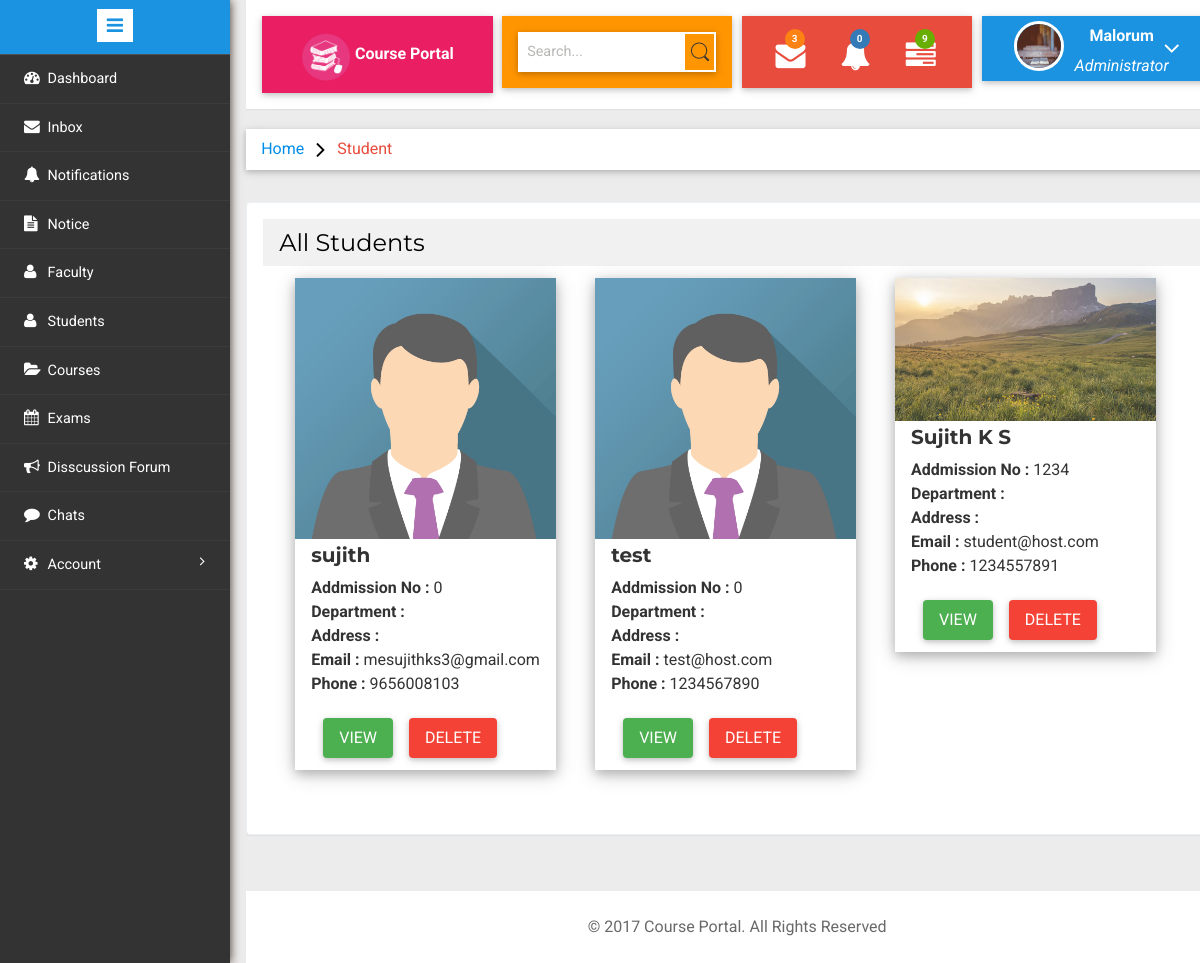
The page /admin/index.php?page=student (signed in) on the database its author committed.
### tables this page shows
CREATE TABLE `users` (
  `id` int(11) NOT NULL,
  `name` char(40) NOT NULL,
  `email` varchar(40) NOT NULL,
  `pass` varchar(40) NOT NULL,
  `type` varchar(10) NOT NULL,
  `mobile` bigint(11) NOT NULL,
  `gender` varchar(40) NOT NULL,
  `image` varchar(50) NOT NULL DEFAULT '../images/avatar.png',
  `dob` date NOT NULL,
  `join_date` datetime NOT NULL DEFAULT CURRENT_TIMESTAMP
);

CREATE TABLE `students` (
  `studentId` int(11) NOT NULL,
  `admno` int(11) NOT NULL,
  `dept` varchar(30) NOT NULL,
  `addrs` text NOT NULL,
  `status` varchar(20) NOT NULL DEFAULT 'incomplete'
);

### admin/student.php (the view)
<?php
    $card='<div class="w3-row-padding">';
    $count=0;
	$query="SELECT * FROM `students`,`users` WHERE `users`.id = `students`.studentId";
	$result = mysqli_query($con,$query) or die(mysqli_error());
    while($row=$result->fetch_assoc()){
        $count+=1;
        $sid=$row['id'];
        $card.='
                <div class="w3-third">
                    <div class="w3-card-4" style="width:92%;max-width:300px;margin-top:12px;">
                        <img src="'.getUserAvatar($sid).'" alt="Avatar" style="width:100%;opacity:0.85">
                        <div class="w3-container">
                            <h4><b>'.$row['name'].'</b></h4>
                            <p>
                                <strong>Addmission No : </strong>'.$row['admno'].'<br />
                                <strong>Department : </strong>'.$row['department'].'<br />
                                <strong>Address : </strong>'.$row['address'].'<br />
                                <strong>Email : </strong>'.$row['email'].'<br />
                                <strong>Phone : </strong>'.$row['mobile'].'
                            </p>
                            <a class="w3-button w3-green w3-hover-red w3-round w3-card-2" style="margin-left:12px;margin-top:12px;margin-bottom:12px" href="index.php?page=student-view.php?id='.$sid.'">VIEW</a>
                            <a class="w3-button w3-red w3-hover-yellow w3-round w3-card-2" style="margin-left:12px;margin-top:12px;margin-bottom:12px" href="">DELETE</a>
                        </div>
                     </div>
                </div>';
        if($count%3==0)
            $card.='
            </div>
            <div class="w3-row-padding">
            <br />';
    }
?>
<ol class="breadcrumb w3-card-2">
                <li class="breadcrumb-item"><a href="index.php">Home</a> <i class="fa fa-angle-right"></i> Student</li>
            </ol>
<div class="w3-card-4 validation-system validation-form">
<header class="w3-container w3-light-grey">
      <h3>All Students</h3>
    </header>
    <div class="w3-container">
        <?php echo $card; ?>
    </div>
</div><br />
</div>

### admin/index.php (shortened to what this page needs)
<?php
	$con = mysqli_connect("localhost","root","admin","asd-project");
	$query="SELECT * FROM `notification` WHERE user_to='1' AND status='active'";
	$result = mysqli_query($con,$query) or die(mysqli_error());
	$notifc=mysqli_num_rows($result);
	function getAvatar(){
		$aid=$_SESSION['user_id'];
		require('../connection.php');
		$query="SELECT * FROM `users` WHERE id=$aid";
        $result = mysqli_query($con,$query) or die(mysqli_error());
        $row=$result->fetch_assoc();
        return $row["image"];
	}
	function getUserAvatar($id){
		require('../connection.php');
		$query="SELECT * FROM `users` WHERE id=$id";
        $result = mysqli_query($con,$query) or die(mysqli_error());
        $row=$result->fetch_assoc();
        return $row["image"];
	}
?>
<!DOCTYPE HTML>
<html>
<head>
<link href="css/bootstrap.min.css" rel='stylesheet' type='text/css' />
<link href="../css/w3.css" rel='stylesheet' type='text/css' />
<link href="css/style.css" rel='stylesheet' type='text/css' />
<link rel="stylesheet" href="css/morris.css" type="text/css"/>
<link href="css/font-awesome.css" rel="stylesheet">
<link rel="stylesheet" href="css/icon-font.min.css" type='text/css' />
</head>
<body>
   <div class="page-container">
<div class="left-content">
	   <div class="mother-grid-inner">
				<div class="header-main">
					<div class="logo-w3-agile w3-pink w3-text-white w3-card-2">
								<img src="images/logo.png" width="50px" height="50px"><b>  Course Portal</b>
							</div>
					<div class="w3layouts-left w3-card-2">
								<div class="w3-search-box w3-card-2">
									<form action="#" method="post">
										<input type="text" placeholder="Search..." required="">
										<input type="submit" value="">
									</form>
								</div>
						 </div>
						 <div class="w3layouts-right w3-card-2">
							<div class="profile_details_left ">
								<ul class="nofitications-dropdown">
									<li class="dropdown head-dpdn">
										<a href="#" class="dropdown-toggle" data-toggle="dropdown" aria-expanded="false"><i class="fa fa-envelope"></i><span class="badge">3</span></a>
									</li>
									<li class="dropdown head-dpdn">
										<a href="#" class="dropdown-toggle" data-toggle="dropdown" aria-expanded="false"><i class="fa fa-bell"></i><span class="badge blue"><?php echo $notifc; ?></span></a>
									</li>
									<li class="dropdown head-dpdn">
										<a href="#" class="dropdown-toggle" data-toggle="dropdown" aria-expanded="false"><i class="fa fa-tasks"></i><span class="badge blue1">9</span></a>
									</li>
									<div class="clearfix"> </div>
								</ul>
							</div>
						</div>
						<div class="profile_details w3l w3-card-2">
								<ul>
									<li class="dropdown profile_details_drop">
										<a href="#" class="dropdown-toggle" data-toggle="dropdown" aria-expanded="false">
											<div class="profile_img">
												<span class="prfil-img"><img src="<?php echo getAvatar(); ?>" alt=""> </span>
												<div class="user-name">
													<p>Malorum</p>
													<span>Administrator</span>
												</div>
												<i class="fa fa-angle-down"></i>
												<div class="clearfix"></div>
											</div>
										</a>
									</li>
								</ul>
							</div>
				</div>
 <?php
		@$page=  $_GET['page'];
		  if($page!="")
		  {
			switch($page){
				case "student":	include("student.php"); break;
			}
		  }
		  else
		  {
		  include('dashboard.php');
		  }
		  ?>
<br />
<div class="copyrights w3-card-2 w3-row">
	 <p>© 2017 Course Portal. All Rights Reserved</p>
</div>
</div>
</div>
				<div class="sidebar-menu">
					<header class="logo1">
						<a href="#" class="sidebar-icon"> <span class="fa fa-bars"></span> </a>
					</header>
                           <div class="menu">
									<ul id="menu" >
										<li><a href="index.php"><i class="fa fa-tachometer"></i> <span title="Dashboard">Dashboard</span><div class="clearfix"></div></a></li>
										 <li id="menu-academico" ><a href="index.php?page=inbox"><i class="fa fa-envelope nav_icon"></i><span title="Inbox">Inbox</span><div class="clearfix"></div></a></li>
										 <li><a href="index.php?page=notification"><i class="fa fa-bell" aria-hidden="true"></i><span title="Notifications">Notifications</span><div class="clearfix"></div></a></li>
										 <li><a href="index.php?page=notice"><i class="fa fa-file-text" aria-hidden="true"></i><span title="Notice">Notice</span><div class="clearfix"></div></a></li>
										 <li><a href="index.php?page=faculty"><i class="fa fa-user" aria-hidden="true"></i><span title="Faculty">Faculty</span><div class="clearfix"></div></a></li>
										 <li><a href="index.php?page=student"><i class="fa fa-user" aria-hidden="true"></i><span title="Students">Students</span><div class="clearfix"></div></a></li>
										 <li><a href="index.php?page=course"><i class="fa fa-folder-open" aria-hidden="true"></i><span title="Courses">Courses</span><div class="clearfix"></div></a></li>
										 <li><a href="index.php?page=exam"><i class="fa fa-calendar" aria-hidden="true"></i><span title="Exams">Exams</span><div class="clearfix"></div></a></li>
										 <li><a href="index.php?page=disscussion"><i class="fa fa-bullhorn" aria-hidden="true"></i><span title="Disscussion">Disscussion Forum</span><div class="clearfix"></div></a></li>
										 <li><a href="index.php?page=chat"><i class="fa fa-comment" aria-hidden="true"></i><span title="Chats">Chats</span><div class="clearfix"></div></a></li>
							        <li id="menu-academico" ><a href="#"><i class="fa fa-gear"></i>  <span>Account</span> <span class="fa fa-angle-right" style="float: right" title="Account"></span><div class="clearfix"></div></a>
									 </li>
								  </ul>
								</div>
							  </div>
							</div>
</body>
</html>

### css/w3.css (style rules this page uses)
html { box-sizing:border-box }
*,*:before,*:after { box-sizing:inherit }
html { -ms-text-size-adjust:100%;-webkit-text-size-adjust:100% }
body { margin:0 }
article,aside,details,figcaption,figure,footer,header,main,menu,nav,section,summary { display:block }
a { background-color:transparent;-webkit-text-decoration-skip:objects }
img { border-style:none }
button,input,select,textarea { font:inherit;margin:0 }
button,input { overflow:visible }
button,html [type=button],[type=reset],[type=submit] { -webkit-appearance:button }
html,body { font-family:Verdana,sans-serif;font-size:15px;line-height:1.5 }
html { overflow-x:hidden }
h3 { font-size:24px }
h4 { font-size:20px }
h1,h2,h3,h4,h5,h6 { font-family:"Segoe UI",Arial,sans-serif;font-weight:400;margin:10px 0 }
img { margin-bottom:-5px }
a { color:inherit }
.w3-btn,.w3-button { border:none;display:inline-block;outline:0;padding:8px 16px;vertical-align:middle;overflow:hidden;text-decoration:none;color:inherit;background-color:inherit;text-align:center;cursor:pointer;white-space:nowrap }
.w3-btn,.w3-button { -webkit-touch-callout:none;-webkit-user-select:none;-khtml-user-select:none;-moz-user-select:none;-ms-user-select:none;user-select:none }
.w3-container:after,.w3-container:before,.w3-panel:after,.w3-panel:before,.w3-row:after,.w3-row:before,.w3-row-padding:after,.w3-row-padding:before, .w3-cell-row:before,.w3-cell-row:after,.w3-clear:after,.w3-clear:before,.w3-bar:before,.w3-bar:after { content:"";display:table;clear:both }
.w3-col,.w3-half,.w3-third,.w3-twothird,.w3-threequarter,.w3-quarter { float:left;width:100% }
@media (min-width:601px) { .w3-col.m4,.w3-third { width:33.33333% } }
.w3-round,.w3-round-medium { border-radius:4px }
.w3-row-padding,.w3-row-padding>.w3-half,.w3-row-padding>.w3-third,.w3-row-padding>.w3-twothird,.w3-row-padding>.w3-threequarter,.w3-row-padding>.w3-quarter,.w3-row-padding>.w3-col { padding:0 8px }
.w3-container,.w3-panel { padding:0.01em 16px }
.w3-card,.w3-card-2 { box-shadow:0 2px 5px 0 rgba(0,0,0,0.16),0 2px 10px 0 rgba(0,0,0,0.12) }
.w3-card-4,.w3-hover-shadow:hover { box-shadow:0 4px 10px 0 rgba(0,0,0,0.2),0 4px 20px 0 rgba(0,0,0,0.19) }
.w3-green,.w3-hover-green:hover { color:#fff!important;background-color:#4CAF50!important }
.w3-pink,.w3-hover-pink:hover { color:#fff!important;background-color:#e91e63!important }
.w3-red,.w3-hover-red:hover { color:#fff!important;background-color:#f44336!important }
.w3-light-grey,.w3-hover-light-grey:hover,.w3-light-gray,.w3-hover-light-gray:hover { color:#000!important;background-color:#f1f1f1!important }
.w3-text-white,.w3-hover-text-white:hover { color:#fff!important }

### rows shown on the page
users: image (picture)
students: studentId.image (placeholder picture), studentId.name "sujith", admno "0", studentId.email "mesujithks3@gmail.com", studentId.mobile "9656008103"
students: studentId.image (placeholder picture), studentId.name "test", admno "0", studentId.email "test@host.com", studentId.mobile "1234567890"
students: studentId.image (picture), studentId.name "Sujith K S", admno "1234", studentId.email "student@host.com", studentId.mobile "1234557891"

### other values the page prints
$notifc "0"
